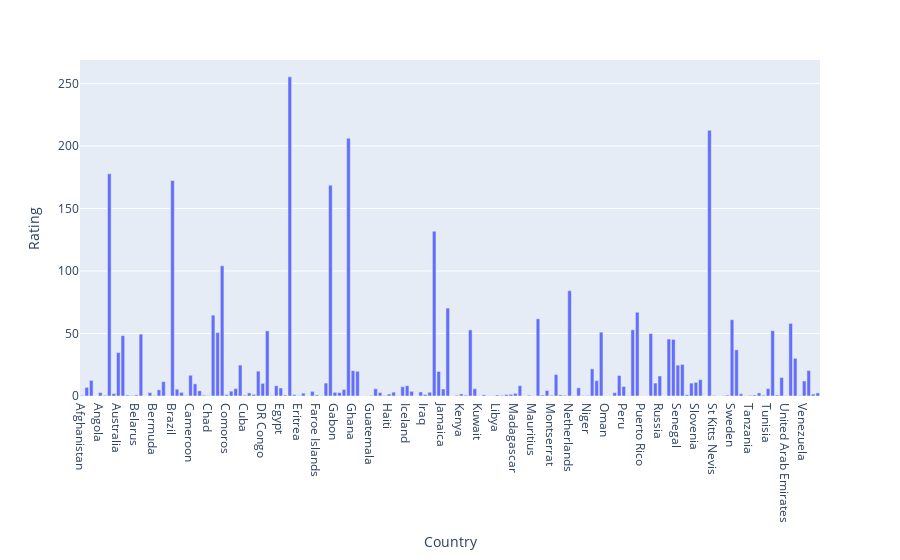

This figure's notebook cell:
### Markdown cell above
## Find the average rating of players per country. Following this analysis, find the list of the countries with the best players.

- 'overall rating'
- 'Nationality'

Limitation
- No data available for country rating.

Assumption
- Country rating can be defined as a function of overall player rating.

Since some countries provide more players than others as we have observed in the grpahs above, we compute the weighted average to calculate the country rating based on it's players. 

For example, if one country provides a player with 98 rating than the average value is biased. By using weighted average, we will include the contribution of a country in term of the number of players provided to FIFA along with the value of each player. Therefore, countries who provide fewer top player might be ranked lower than the countries providing more number of above average skills.

### Code cell
new_dataset = data.filter(['ID','Nationality','Overall'])
new_dataset['bin'] = pd.cut(x=new_dataset.Overall,bins=5,labels=[1,2,3,4,5] )
new_dataset.bin.unique()
groups = new_dataset.groupby(['Nationality','bin']).ID.count().reset_index(level=[0,1])
groups.rename(columns={'ID': 'n_players'}, inplace=True)
avg_score = new_dataset.groupby(['Nationality', 'bin']).Overall.mean().reset_index(level=[0,1])
avg_score.Overall.fillna(0, inplace=True)
solution_2 = groups.merge(avg_score, on = ['Nationality','bin'])
solution_2['new_col'] = solution_2.bin.astype(np.int32) * solution_2.n_players
solution_2['new_bin'] = solution_2.bin.astype(np.int32)
new_avg = solution_2.groupby(['Nationality']).agg({'new_col': 'sum', 'new_bin':'sum'})
new_avg['weighted_avg'] = new_avg.new_col/new_avg.new_bin
new_avg.reset_index(level=[0], inplace=True)
fig = px.bar(x=new_avg.Nationality, y=new_avg.weighted_avg,labels={'x':'Country','y':'Rating'})
fig.show()

### Figure 1 — Plotly figure (JSON) as saved in the notebook; plotly's stock layout.template omitted (floating-point values rounded to 4 significant figures; data arrays with more than 128 entries replaced by an {"elided": "..."} marker saying what was removed)
{"data": [{"alignmentgroup": "True", "hovertemplate": "Country=%{x}<br>Rating=%{y}<extra></extra>", "legendgroup": "", "marker": {"color": "#636efa"}, "name": "", "offsetgroup": "", "orientation": "v", "showlegend": false, "textposition": "auto", "type": "bar", "x": {"elided": "164 str values"}, "xaxis": "x", "y": {"elided": "164 float values"}, "yaxis": "y"}], "layout": {"autosize": true, "barmode": "relative", "legend": {"tracegroupgap": 0}, "margin": {"t": 60}, "xaxis": {"anchor": "y", "autorange": true, "domain": [0, 1], "range": [-0.5, 163.5], "title": {"text": "Country"}, "type": "category"}, "yaxis": {"anchor": "x", "autorange": true, "domain": [0, 1], "range": [0, 268.7], "title": {"text": "Rating"}, "type": "linear"}}}
